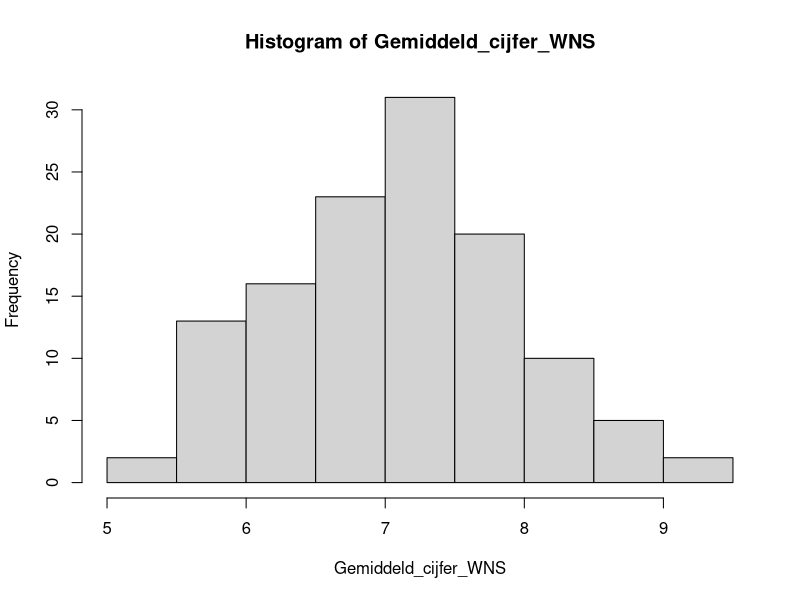

The R script that drew this image:
## ---- chunk 1
knitr::opts_chunk$set(echo = TRUE)
# Opties voor themes: spacelab, readable, united, yeti
## ---- chunk 2
## Laad packages in

## Maak dummydata aan
set.seed(1)

Decimalen_wiskunde <- rnorm(160, 7.0, 2.6)
Wiskunde_eindcijfer <- round(Decimalen_wiskunde, 1)[Decimalen_wiskunde <= 10 & Decimalen_wiskunde >= 4.5]

Decimalen_scheikunde <- rnorm(160, 6.7, 2.2)
Scheikunde_eindcijfer <- round(Decimalen_scheikunde, 1)[Decimalen_scheikunde <= 10 & Decimalen_scheikunde >= 4.5]

Decimalen_natuurkunde <- rnorm(160, 6.9, 2.4)
Natuurkunde_eindcijfer <- round(Decimalen_natuurkunde, 1)[Decimalen_natuurkunde <= 10 & Decimalen_natuurkunde >= 4.5]

WNS_eindcijfers <- cbind(Wiskunde_eindcijfer, Scheikunde_eindcijfer, Natuurkunde_eindcijfer)

Gemiddeld_cijfer_WNS <- apply(WNS_eindcijfers, 1, mean)

Gemiddeld_cijfer_WNS_n30 <- sample(Gemiddeld_cijfer_WNS, 30)
## ---- chunk 3
mean(Gemiddeld_cijfer_WNS)
sd(Gemiddeld_cijfer_WNS)
hist(Gemiddeld_cijfer_WNS)
## ---- chunk 4
library(nortest)
lillie.test(Gemiddeld_cijfer_WNS)
## ---- chunk 5
shapiro.test(Gemiddeld_cijfer_WNS_n30)
## ---- chunk 6
t.test(Gemiddeld_cijfer_WNS, mu = 6.8, alternative = "greater")
